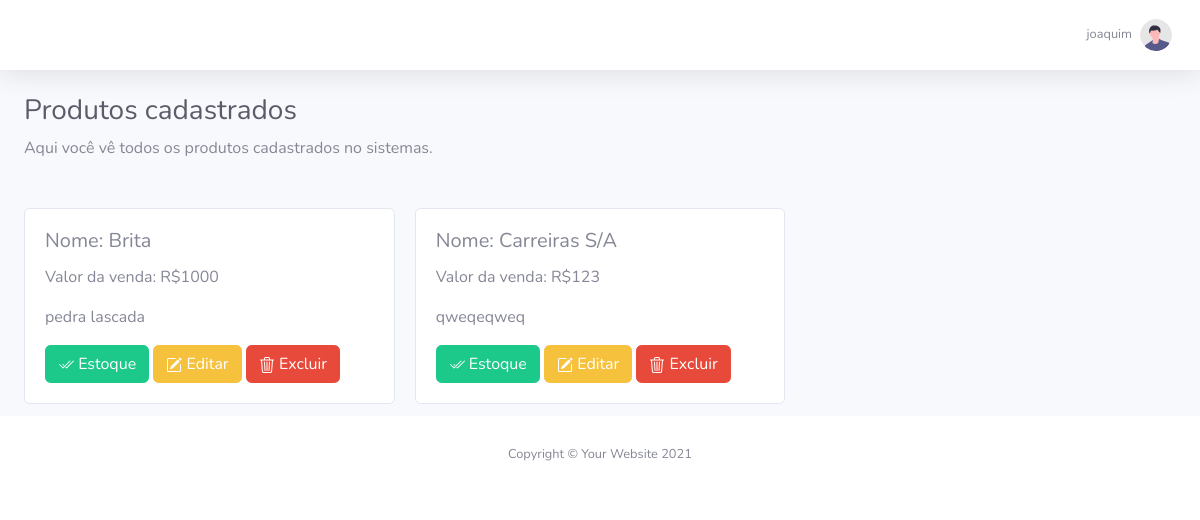
Before: /produtoscadastrados.php (signed in) with the older database file.
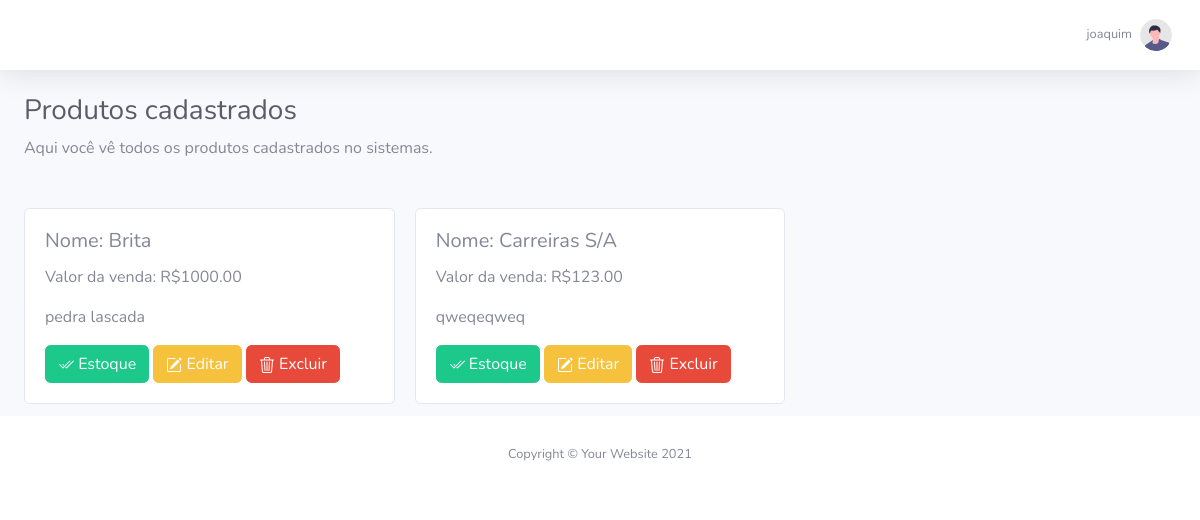
After: the same page with the newer database file.
### tables this page shows
CREATE TABLE `estoque` (
  `ID` int(11) NOT NULL,
  `Nome` varchar(250) NOT NULL,
  `valor_venda` decimal(10,2) NOT NULL,
  `categoria_id` int(11) NOT NULL,
  `descricao` text DEFAULT NULL,
  `user` int(11) NOT NULL,
  `deletado` tinyint(1) NOT NULL DEFAULT 0,
  `data_cadastro` timestamp NOT NULL DEFAULT current_timestamp()
);

### produtoscadastrados.php (the view, shortened to what this page needs)
<?php
include "php/funcoes.php";
include "php/menu.php";
$sql_code = "SELECT * FROM `estoque` WHERE deletado = 0";
$sql_query = $mysqli->query($sql_code) or die("Falha na execução do código SQL: " . $mysqli->error);
?>
<!DOCTYPE html>
<html lang="en">
<head>
    <link href="vendor/fontawesome-free/css/all.min.css" rel="stylesheet" type="text/css">
    <link href="css/sb-admin-2.min.css" rel="stylesheet">
    <link href="css/meustyle.css" rel="stylesheet">
</head>
<body id="page-top">
    <div id="wrapper">
        <div id="content-wrapper" class="d-flex flex-column">
            <div id="content">
                <?php echo $top_menu; ?>
                <div class="container-fluid">
                    <h1 class="h3 mb-2 text-gray-800"> Produtos cadastrados </h1>
                    <p class="mb-4"> Aqui você vê todos os produtos cadastrados no sistemas. </p>
                    <div class="card-columns">
                    <?php
                        while($row = $sql_query->fetch_assoc()) {
                            echo '<div class="card ">
                            <div class="card-body">
                                            <h5 class="card-title">Nome: '. $row['Nome'] .'</h5>
                                            <p class="card-text">Valor da venda: R$'. $row['valor_venda'] .'</p>
                                            <p class="card-text">'. $row['descricao'] .'</p>
                                                <form action="estoque.php" method="POST">
                                                <button type="submit" class="btn btn-success" value="'. $row['ID'] .'" name="edit_estoque">
                                                    Estoque
                                                </button>
                                                </form>
                                                <form action="editProduto.php" method="POST">
                                                <button type="submit" class="btn btn-warning" value="'. $row['ID'] .'" name="edit_produto">
                                                    Editar
                                                </button>
                                                </form>
                                                <button type="button" class="btn btn-danger" data-toggle="modal" data-target="#exluirModal" onclick="modal('. $row['ID'] .')">
                                                    Excluir
                                                </button>
                                </div>
                            </div>';
                        }
                    ?>
                    </div>
                </div>
            </div>
            <footer class="sticky-footer bg-white">
                <div class="container my-auto">
                    <div class="copyright text-center my-auto">
                        <span>Copyright &copy; Your Website 2021</span>
                    </div>
                </div>
            </footer>
        </div>
    </div>
</body>
</html>

### php/menu.php (shortened to what this page needs)
<?php
$top_menu = '
<nav class="navbar navbar-expand navbar-light bg-white topbar mb-4 static-top shadow">
    <ul class="navbar-nav ml-auto">
        <li class="nav-item dropdown no-arrow">
            <a class="nav-link dropdown-toggle" href="#" id="userDropdown" role="button"
                data-toggle="dropdown" aria-haspopup="true" aria-expanded="false">
                <span class="mr-2 d-none d-lg-inline text-gray-600 small">' . $_SESSION['nome'] .'</span>
                <img class="img-profile rounded-circle"
                    src="img/undraw_profile.svg">
            </a>
        </li>
    </ul>
</nav>
';

### css/meustyle.css (style rules this page uses)
form { display: inline; padding: 0%; margin: 0%; }

Changed rows visible on the page:
changed estoque "Brita": valor_venda "1000" → "1000.00"
changed estoque "Carreiras S/A": valor_venda "123" → "123.00"
